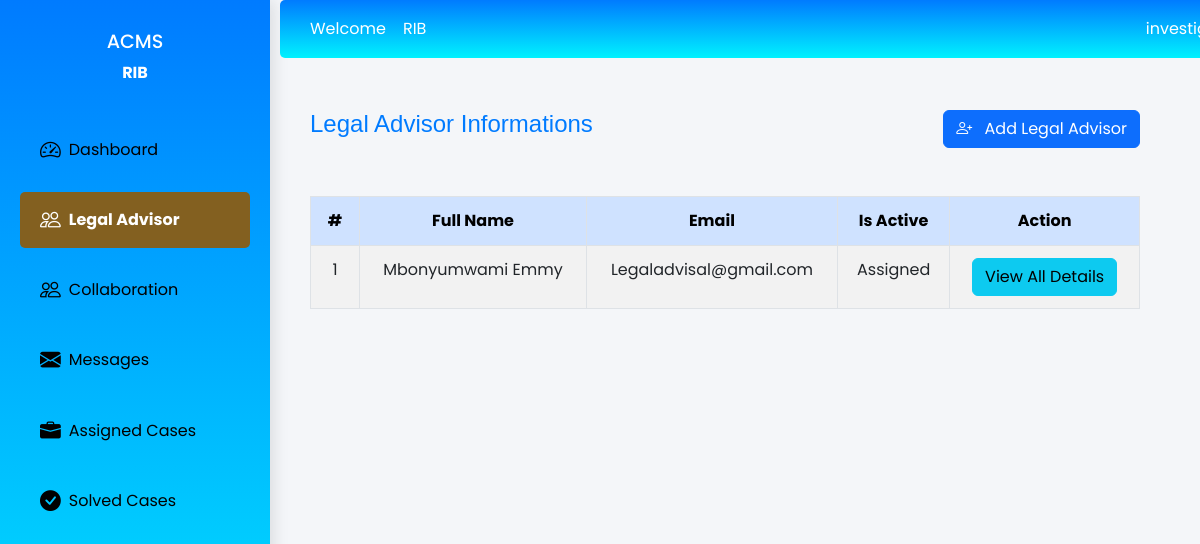
/Legal_advisor_List/ (signed in), run on an earlier commit of the app's database.
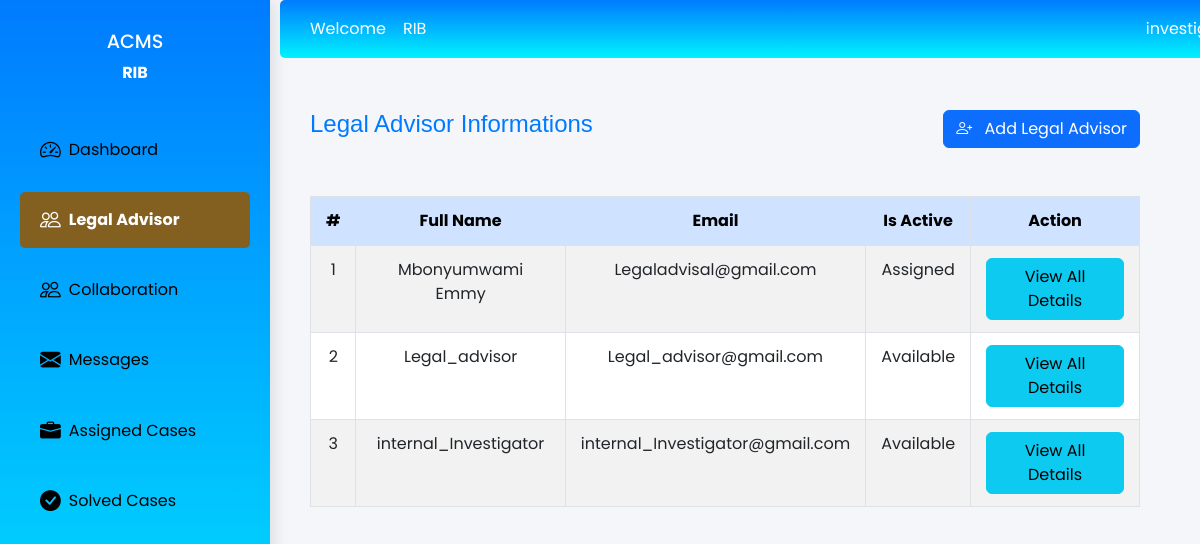
And on a later commit of the database.
### IntegrityGuard_app/models.py (models this page shows, shortened)
class User(models.Model):
    USER_TYPE_CHOICES = (
        ('admin', 'Administrator'),
        ('investigator', 'Investigator'),
        ('reporter', 'Reporter'),
    )
    fullname = models.CharField(max_length=255)
    address = models.CharField(max_length=255)
    phone_number = models.CharField(max_length=15)
    email = models.EmailField(unique=True)
    password = models.CharField(max_length=128)
    user_type = models.CharField(max_length=15, choices=USER_TYPE_CHOICES , default='reporter')
    date_joined = models.DateTimeField(auto_now_add=True)
    is_active = models.BooleanField(default=True)
    is_admin = models.BooleanField(default=False)
    USERNAME_FIELD = 'email'
    REQUIRED_FIELDS = ['username']

### IntegrityGuard_app/views.py (the view)
def LegalAdvisorList (request):
    name = request.session["name"]
    role= request.session["user_type"]
    legal_advisors = User.objects.filter(
        Q(user_type="legalAdvisor") | Q(user_type="internal_Investigator")
    )
    context = {
        'name': name,
        'role': role,
        'legal_advisors': legal_advisors,
    }
    return render(request, 'investigator/LegalAdvisorList.html', context)

### IntegrityGuard_app/templates/investigator/LegalAdvisorList.html (shortened to what the changed rows need)
{% load static %}
<!DOCTYPE html>
<html lang="en">
<head>
    <link href="https://cdn.jsdelivr.net/npm/bootstrap@5.3.0/dist/css/bootstrap.min.css" rel="stylesheet">
    <link href="https://cdn.jsdelivr.net/npm/bootstrap-icons/font/bootstrap-icons.css" rel="stylesheet">
</head>
<body>
    <div class="d-flex">
        <div class="main-content">
            <div class="dashboard-container">
                {% if legal_advisors %}
                <table class="table table-striped text-center table-bordered">
                    <thead class="table-primary">
                        <tr>
                            <th>#</th>
                            <th>Full Name</th>
                            <th>Email</th>
                            <th>Is Active</th>
                            <th>Action</th>
                        </tr>
                    </thead>
                    <tbody>
                        {% for investigator in legal_advisors %}
                        <tr>
                            <td>{{ forloop.counter }}</td>
                            <td>{{ investigator.fullname }}</td>
                            <td>{{ investigator.email }}</td>
                            <td>
                                {% if investigator.is_active %}
                                Available
                                {% else %}
                                Assigned
                                {% endif %}
                            </td>
                            <td>
                                <button type="button" class="btn btn-info" data-bs-toggle="modal"
                                    data-bs-target="#investigatorModal{{ investigator.id }}">
                                    View All Details
                                </button>
                            </td>
                        </tr>
                        {% endfor %}
                    </tbody>
                </table>
                {% else %}
                <p>No Legal Advisor found.</p>
                {% endif %}
            </div>
        </div>
    </div>
</body>
</html>

What changed in the data, as far as the page shows it:
added User: fullname "Legal_advisor", email "Legal_advisor@gmail.com", is_active "Available"
added User: fullname "internal_Investigator", email "internal_Investigator@gmail.com", is_active "Available"
